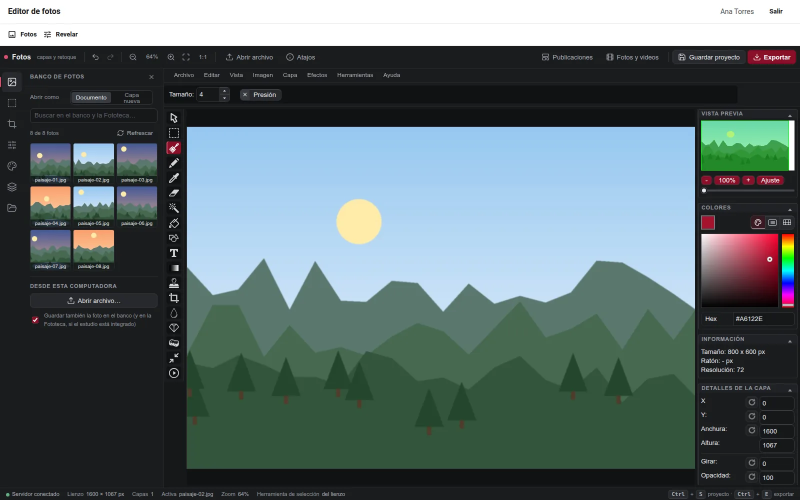
#> input picture sitio/img/fotos.webp, 1600 x 1000 px (shown at 1/2 size)
$ python -i mejorar_foto.py   (imports and definitions only)
#> lines starting #> are read from the running program, lines starting #| are printed output that depends on the picture
### estudio/lib/nucleo.py
"""lib/nucleo.py — raíz y logger de `core/` para las herramientas Python de identidad-visual (RQ-COD-06, P164).

Cada herramienta lo carga así (su carpeta está a N niveles de la raíz del repo):

    sys.path.insert(0, str(Path(__file__).resolve().parents[N]))
    from lib import nucleo
    log = nucleo.registro("identidad-visual.<herramienta>")

Da `RAIZ` (la raíz de este repo, por la ubicación del archivo: sirve igual en una copia o en un worktree),
`env` (el módulo `core/env.py`: `env.DOCS_ROOT`, `env.IDENTIDAD_VISUAL_DIR`, `env.SISTEMA_EDITORIAL_DIR`…) y
`registro()`, que delega en `core/py-common/logger.py` (misma línea que el logger Bash de `core/shell-lib`).

Límite: el repo es reutilizable por un despacho que no tenga el workspace; sin `core/` encima, `env` es None y
`registro()` usa `logging` con el mismo formato. Solo la librería estándar (el servidor no admite dependencias).
"""
from __future__ import annotations

import importlib.util
import logging
import sys
from pathlib import Path

RAIZ = Path(__file__).resolve().parents[1]
FORMATO = "[%(levelname)s] %(asctime)s - %(message)s"     # el de core/py-common/logger.py


# [5 lines left out: function _cargar, not called in this run]


def _raiz_workspace():
    """La carpeta que contiene core/env.py, subiendo desde este repo (la misma búsqueda que documenta core/env.py)."""
    d = RAIZ
    while d != d.parent:
        if (d / "core" / "env.py").is_file():
            return d
        d = d.parent
    return None


_WS = _raiz_workspace()
env = _cargar("core_env", _WS / "core" / "env.py") if _WS else None
_logger_core = _cargar("core_logger", Path(env.PY_COMMON) / "logger.py") if env else None


def registro(nombre: str, verbose: bool = False) -> logging.Logger:
    """El logger de la herramienta: el de core/py-common si hay workspace; si no, uno equivalente de `logging`."""
    if _logger_core is not None:
        return _logger_core.configurar(nombre, verbose=verbose)
    log = logging.getLogger(nombre)
    if not log.handlers:
        log.setLevel(logging.DEBUG if verbose else logging.INFO)
        h = logging.StreamHandler(sys.stderr)
        h.setFormatter(logging.Formatter(FORMATO, "%Y-%m-%d %H:%M:%S"))
        log.addHandler(h)
    return log


# [4 lines left out: function abortar, not called in this run]

### estudio/editor/mejorar_foto.py
#!/usr/bin/env python3
"""editor/mejorar_foto.py — mejora automática de una foto (nivel, contraste, nitidez) antes de embeberla o publicarla."""
# ============================================================
# MEJORAR-FOTO — realce automático y NATURAL de fotos de baja calidad.
#
# Pensado para fotos que llegan por WhatsApp (comprimidas, pixeladas, con
# ruido y poca resolución): las deja limpias y nítidas para publicar en redes
# sin que se vean pixeladas, SIN que parezcan "hechas por IA". No hay
# alucinación de detalle: es procesamiento clásico avanzado (deblock → denoise
# → upscale Lanczos → sharpen → contraste local suave → color), moderado.
#
# Uso:
#   python3 mejorar_foto.py --analizar <img>              # -> JSON de calidad
#   python3 mejorar_foto.py <entrada> <salida> [opciones] # -> escribe la mejora
#
# Opciones (todas 0..100; -1 = automático según el análisis):
#   --nivel suave|auto|intensiva   intensidad global (por defecto: auto)
#   --nitidez N  --ruido N  --claridad N  --contraste N  --color N
#   --luz N      --resolucion N    (N = objetivo del lado largo en px, o -1 auto)
#   --formato jpg|png|webp   (por defecto: conserva; jpg si no aplica)
#
# NO destructivo: nunca toca la entrada; solo escribe la salida.
# Requiere: Pillow (obligatorio). scikit-image + scipy si están (mejor
# resultado); si faltan, cae a un modo PIL puro que también mejora.
# ============================================================
import argparse
import json
import os
import sys

import numpy as np
from PIL import Image, ImageOps, ImageEnhance, ImageFilter

sys.path.insert(0, os.path.dirname(os.path.dirname(os.path.abspath(__file__))))   # raíz del repo: lib/nucleo
from lib import nucleo  # noqa: E402  raíz y logger de core/ (RQ-COD-06)

log = nucleo.registro("identidad-visual.mejorar_foto")

# scikit-image / scipy son OPCIONALES: si están, el realce es mejor (denoise
# que respeta bordes, contraste local CLAHE, estimación de ruido). Si no, se
# usa un camino PIL puro (autocontraste + unsharp + Lanczos), que igual sirve.
try:
    from skimage import restoration, exposure
    from scipy import ndimage as ndi
    _SK = True
except Exception:
    _SK = False

# Tope del lado largo de salida: suficiente para 1080 de redes + recorte, sin
# reventar la RAM (equipos del despacho pueden ir justos de memoria).
MAX_LADO = 2048
# Perfiles de intensidad global. Cada efecto se multiplica por esto.
NIVELES = {"suave": 0.55, "auto": 1.0, "intensiva": 1.7}


# --------------------------------------------------------------- utilidades
def _cargar(ruta):
    """Abre respetando la orientación EXIF y devuelve RGB float32 [0,1]."""
    im = Image.open(ruta)
    im = ImageOps.exif_transpose(im)
    im = im.convert("RGB")
    arr = np.asarray(im, dtype=np.float32) / 255.0
    return im, arr


def _lum(arr):
    """Luminancia perceptual (Rec.709)."""
    return arr[..., 0] * 0.2126 + arr[..., 1] * 0.7152 + arr[..., 2] * 0.0722


def _blockiness(Y):
    """Proxy de artefactos de bloque JPEG: energía en los bordes de bloque 8x8
    frente a la energía media. >~1.2 sugiere compresión visible (WhatsApp)."""
    if Y.shape[1] < 16 or Y.shape[0] < 16:
        return 0.0
    dh = np.abs(np.diff(Y, axis=1))
    dv = np.abs(np.diff(Y, axis=0))
    borde = (dh[:, 7::8].mean() + dv[7::8, :].mean()) / 2.0
    interior = (dh.mean() + dv.mean()) / 2.0 + 1e-6
    return float(borde / interior)


def _sharpness(Y):
    """Varianza del laplaciano (nitidez). Bajo = foto borrosa/blanda."""
    if _SK:
        lap = ndi.laplace(Y.astype(np.float32))
    else:
        # laplaciano simple sin scipy
        lap = (-4 * Y
               + np.roll(Y, 1, 0) + np.roll(Y, -1, 0)
               + np.roll(Y, 1, 1) + np.roll(Y, -1, 1))
    return float(lap.var())


def _sigma_ruido(arr):
    if _SK:
        try:
            s = restoration.estimate_sigma(arr, channel_axis=-1, average_sigmas=True)
            return float(s)
        except Exception:
            pass
    # estimación tosca: desviación del detalle de alta frecuencia de la luminancia
    Y = _lum(arr)
    hp = Y - ndi.gaussian_filter(Y, 1.0) if _SK else Y - np.asarray(
        Image.fromarray((Y * 255).astype("uint8")).filter(ImageFilter.GaussianBlur(1)),
        dtype=np.float32) / 255.0
    return float(hp.std())


def analizar(ruta):
    """Métricas de calidad + veredicto (¿necesita mejora y por qué?)."""
#> called with ruta = '../../sitio/img/fotos.webp'
    im, arr = _cargar(ruta)
#> in _cargar, im is the input picture: PIL image 1600x1000 RGB; mean R, G, B 92.6, 108.7, 109.9
    w, h = im.size
#> w = 1600; h = 1000
    lado = max(w, h)
#> lado = 1600
    Y = _lum(arr)
#> in _lum, `return arr[..., 0] * 0.2126 + arr[..., 1] * 0.7152 + arr[..., 2] * 0.0..`:
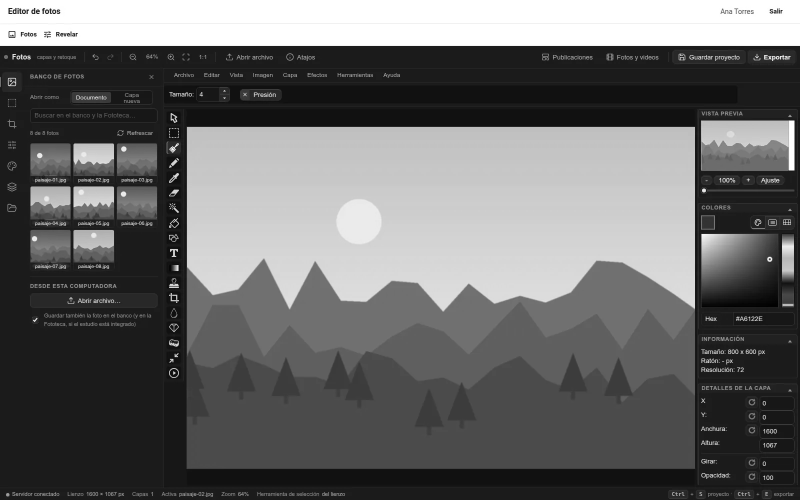
#> returned value: shape (1000, 1600) float32 (shown at 1/2 size); min 0, max 1, mean 0.413
    sigma = _sigma_ruido(arr)
#> in _sigma_ruido, `s = restoration.estimate_sigma(arr, channel_axis=-1, average_sigmas=Tr..`: s = 7.68e-16
#> sigma = 7.68e-16
    block = _blockiness(Y)
#> in _blockiness, `dh = np.abs(np.diff(Y, axis=1))`:
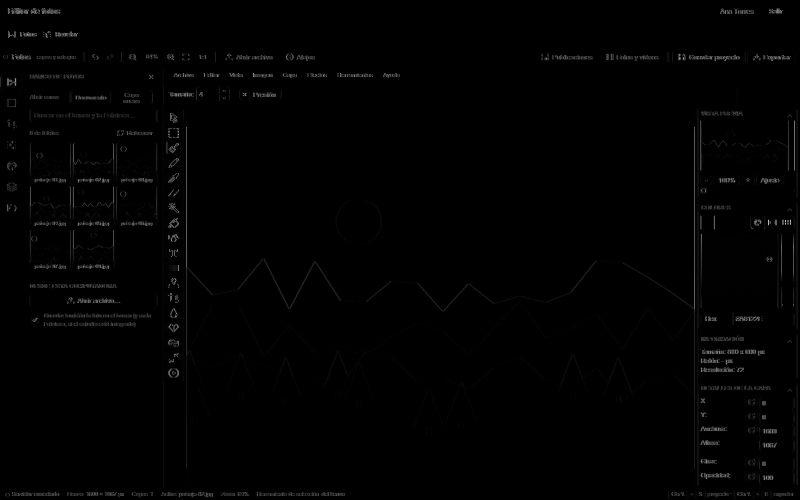
#> dh: shape (1000, 1599) float32 (shown at 1/2 size); min 0, max 0.914, mean 0.00803
#> in _blockiness, `dv = np.abs(np.diff(Y, axis=0))`:
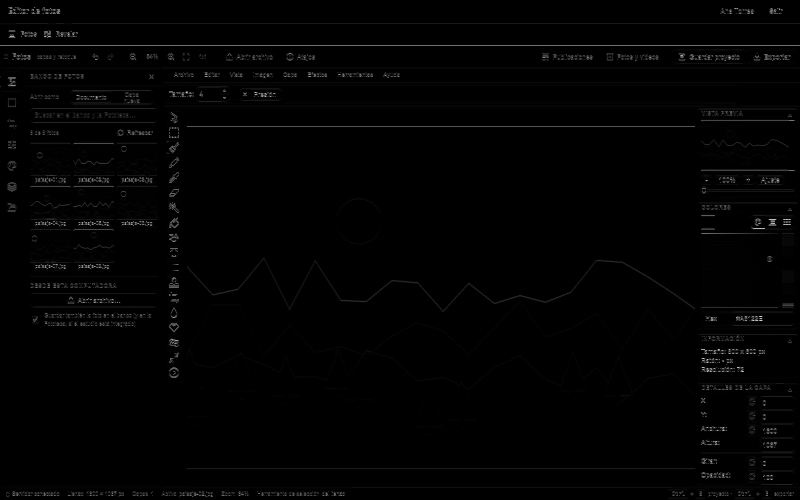
#> dv: shape (999, 1600) float32 (shown at 1/2 size); min 0, max 0.938, mean 0.0104
#> in _blockiness, `borde = (dh[:, 7::8].mean() + dv[7::8, :].mean()) / 2.0`: borde = 0.00904
#> in _blockiness, `interior = (dh.mean() + dv.mean()) / 2.0 + 1e-6`: interior = 0.00924
#> block = 0.979
    sharp = _sharpness(Y)
#> in _sharpness, `lap = ndi.laplace(Y.astype(np.float32))`:
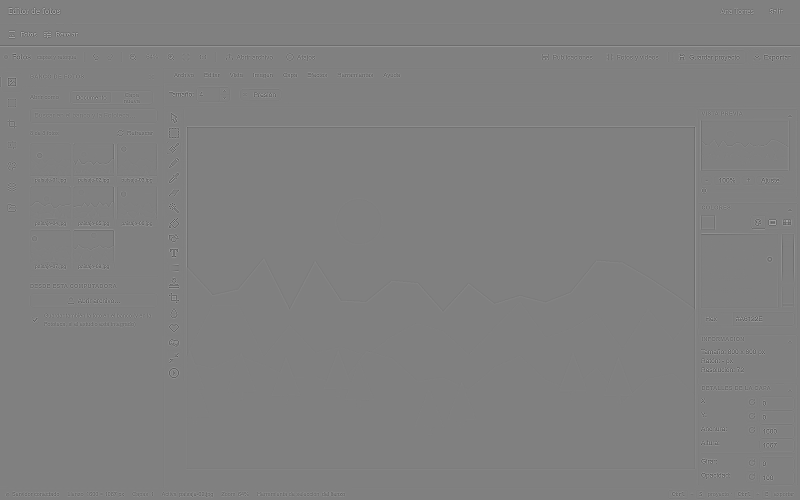
#> lap: shape (1000, 1600) float32 (shown at 1/2 size); min -2.54, max 2.5, mean -1.91e-11; drawn with min black and max white
#> sharp = 0.0158
    try:
        tam_kb = round(os.path.getsize(ruta) / 1024)
    except OSError:
        tam_kb = None

    motivos = []
    if lado < 1080:
        motivos.append("resolución muy baja")
    elif lado < 1400:
        motivos.append("resolución reducida")
    if block > 1.28:
        motivos.append("artefactos de compresión")
    if sigma > 0.020:
        motivos.append("ruido")
    if sharp < 0.00060:
        motivos.append("poca nitidez")

    necesita = bool(motivos)
    # etiqueta corta para la interfaz
    if lado < 1080 or block > 1.5:
        etiqueta = "Calidad baja"
    elif necesita:
        etiqueta = "Calidad media"
    else:
        etiqueta = "Buena calidad"

    return {
        "ok": True, "w": w, "h": h, "lado": lado,
        "mpx": round(w * h / 1e6, 2), "tam_kb": tam_kb,
        "sigma": round(sigma, 4), "blockiness": round(block, 3),
        "nitidez": round(sharp, 5),
        "necesita": necesita, "etiqueta": etiqueta,
        "motivo": ", ".join(motivos) if motivos else "sin problemas evidentes",
    }


# ------------------------------------------------------------------ realce
# [157 lines left out: functions _slider, mejorar, main, not called in this run]


# [2 lines not run here, left out]

>>> result = analizar('../../sitio/img/fotos.webp')
#> result = 12 items

$ run again, on sitio/img/videos.webp
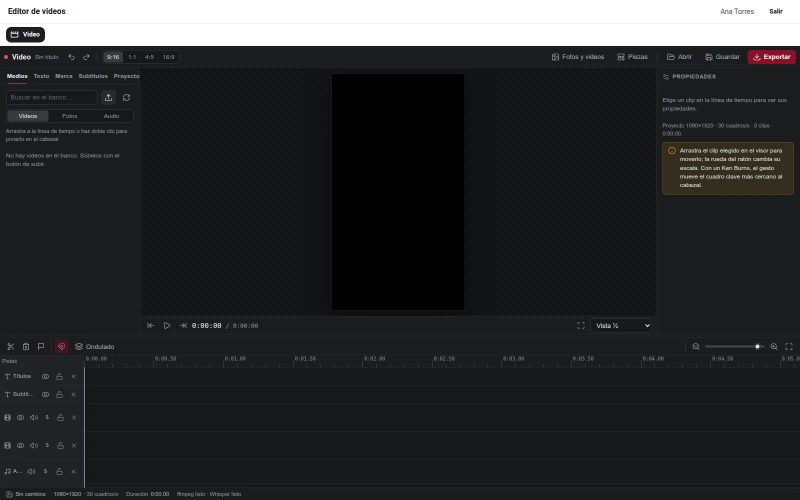
#> input picture sitio/img/videos.webp, 1600 x 1000 px (shown at 1/2 size)
#> in _cargar, im is the input picture: PIL image 1600x1000 RGB; mean R, G, B 44.2, 45.5, 46.6
#> s = 1.63e-10
#> in _blockiness, `dh = np.abs(np.diff(Y, axis=1))`:
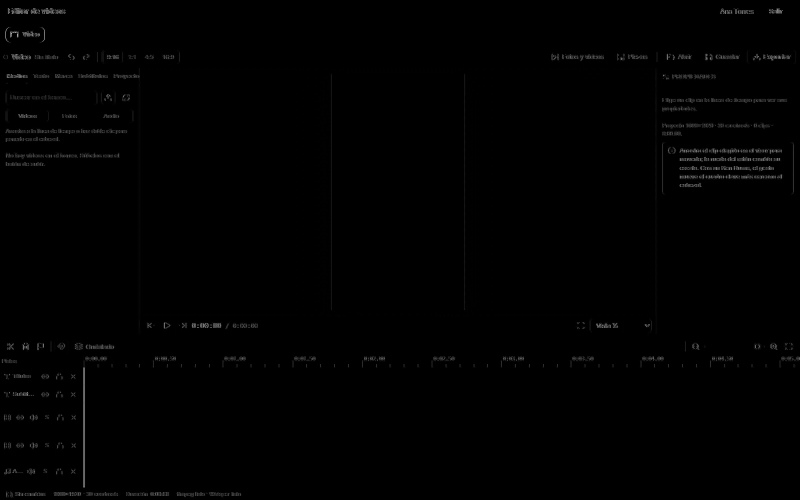
#> dh: shape (1000, 1599) float32 (shown at 1/2 size); min 0, max 0.9, mean 0.00564
#> borde = 0.00748
#> interior = 0.00681
#> block = 1.1
#> sharp = 0.0111
#> result = 12 items
